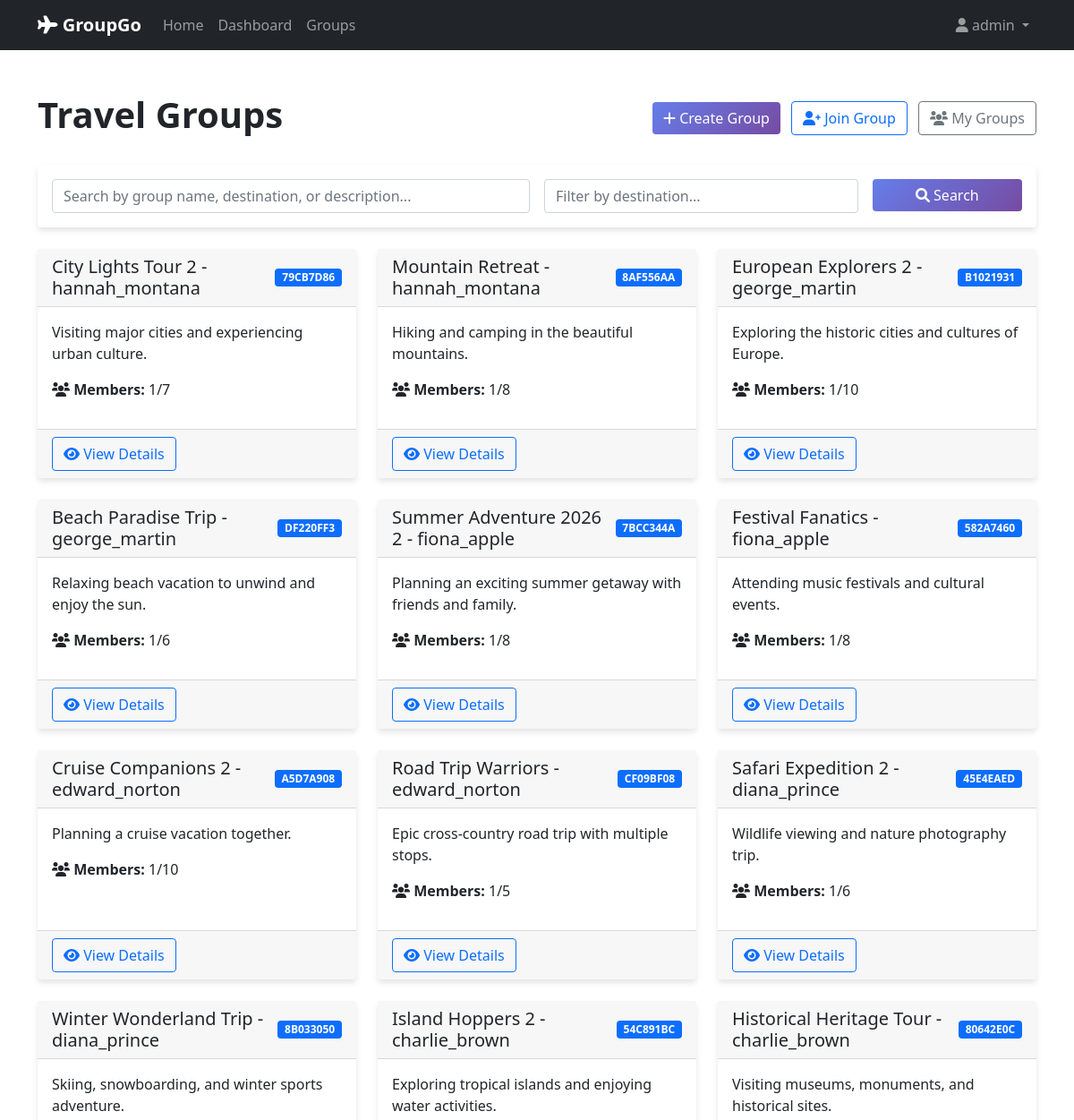
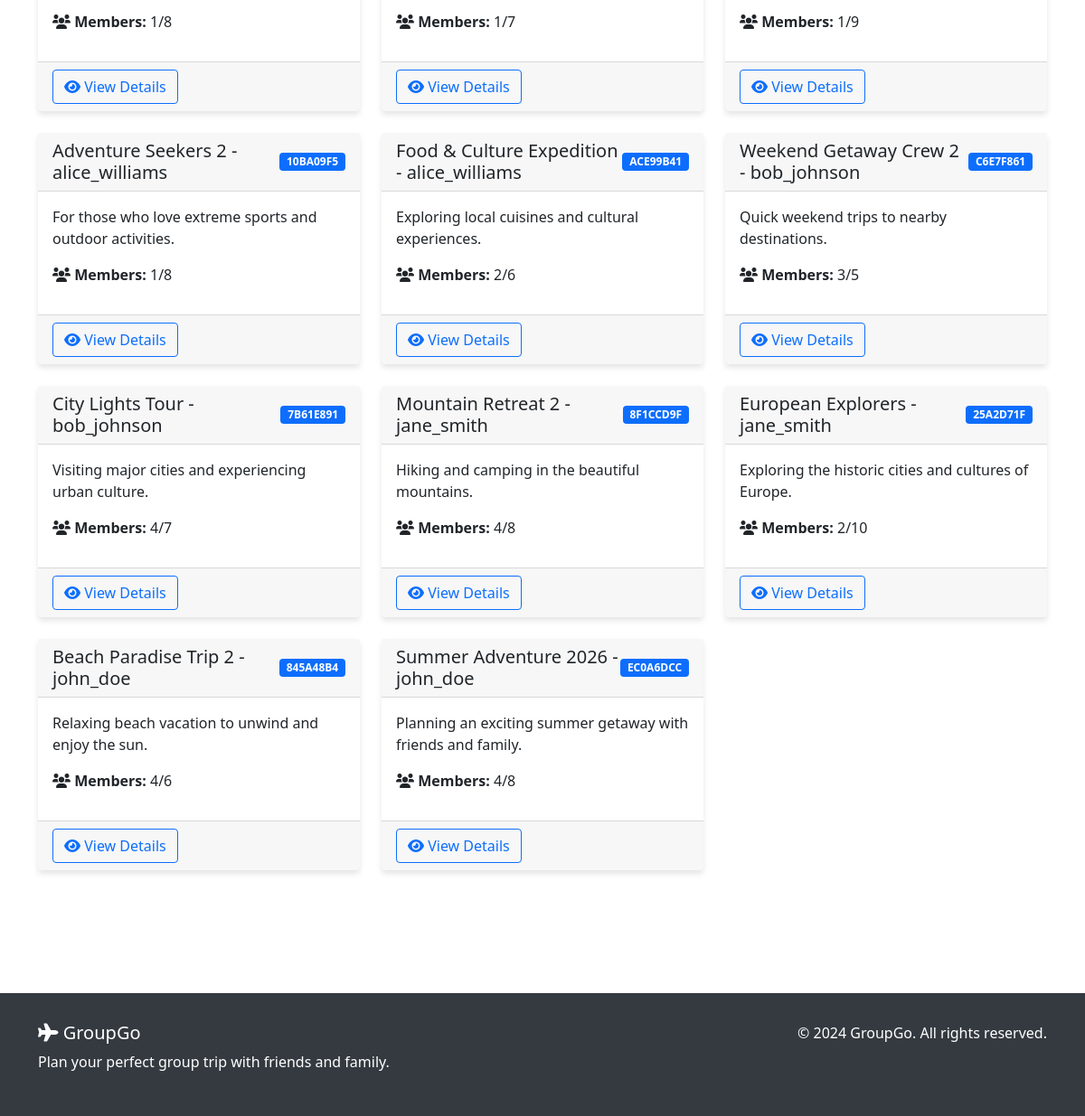
The page /groups/ (signed in) on the database its author committed (2 pictures, top to bottom).
### travel_groups/models.py (models this page shows, shortened)
class TravelGroup(models.Model):
    id = models.UUIDField(primary_key=True, default=uuid.uuid4, editable=False)
    name = models.CharField(max_length=200)
    description = models.TextField(blank=True, null=True)
    photo = models.ImageField(
        upload_to="group_photos/",
        blank=True,
        null=True,
        help_text="Optional group photo",
    )
    password = models.CharField(
        max_length=100, default="", help_text="Password required to join the group"
    )
    created_by = models.ForeignKey(
        User, on_delete=models.CASCADE, related_name="created_groups"
    )
    created_at = models.DateTimeField(auto_now_add=True)
    updated_at = models.DateTimeField(auto_now=True)
    is_active = models.BooleanField(default=True)
    max_members = models.PositiveIntegerField(
        default=10, help_text="Maximum number of members allowed in the group"
    )
    class Meta:
        ordering = ["-created_at"]
        verbose_name = "Travel Group"
        verbose_name_plural = "Travel Groups"
    @property
    def member_count(self):
        return self.members.count()
    @property
    def is_full(self):
        return self.member_count >= self.max_members
    def get_unique_identifier(self):
        return str(self.id).replace("-", "")[:8].upper()

### travel_groups/views.py (the view)
# urls.py: path('', views.group_list, name='group_list'),
@login_required
def group_list(request):
    form = SearchGroupForm(request.GET)
    groups = TravelGroup.objects.filter(is_active=True)
    if form.is_valid():
        search_query = form.cleaned_data.get("search_query")
        destination = form.cleaned_data.get("destination")
        if search_query:
            groups = groups.filter(
                Q(name__icontains=search_query) | Q(description__icontains=search_query)
            )
        if destination:
            pass
    for group in groups:
        group.user_is_member = GroupMember.objects.filter(
            group=group, user=request.user
        ).exists()
    context = {
        "groups": groups,
        "form": form,
    }
    return render(request, "travel_groups/group_list.html", context)

### travel_groups/forms.py
class SearchGroupForm(forms.Form):
    search_query = forms.CharField(
        max_length=200,
        required=False,
        widget=forms.TextInput(attrs={
            'class': 'form-control',
            'placeholder': 'Search by group name, destination, or description...'
        })
    )
    destination = forms.CharField(
        max_length=200,
        required=False,
        widget=forms.TextInput(attrs={
            'class': 'form-control',
            'placeholder': 'Filter by destination...'
        })
    )

### travel_groups/templates/travel_groups/group_list.html (shortened to what this page needs)
{% extends "base.html" %}
{% load static %}
{% block content %}
<div class="container py-5">
    <div class="row">
        <div class="col-12">
            <div class="d-flex justify-content-between align-items-center mb-4">
                <h1 class="fw-bold">Travel Groups</h1>
                <div>
                    <a href="{% url 'travel_groups:create_group' %}" class="btn btn-primary me-2">
                        <i class="fas fa-plus"></i> Create Group
                    </a>
                    <a href="{% url 'travel_groups:join_group' %}" class="btn btn-outline-primary me-2">
                        <i class="fas fa-user-plus"></i> Join Group
                    </a>
                    <a href="{% url 'travel_groups:my_groups' %}" class="btn btn-outline-secondary">
                        <i class="fas fa-users"></i> My Groups
                    </a>
                </div>
            </div>
        </div>
    </div>
    <div class="row mb-4">
        <div class="col-12">
            <div class="card">
                <div class="card-body">
                    <form method="get" class="row g-3">
                        <div class="col-md-6">
                            {{ form.search_query }}
                        </div>
                        <div class="col-md-4">
                            {{ form.destination }}
                        </div>
                        <div class="col-md-2">
                            <button type="submit" class="btn btn-primary w-100">
                                <i class="fas fa-search"></i> Search
                            </button>
                        </div>
                    </form>
                </div>
            </div>
        </div>
    </div>
    <div class="row">
        {% for group in groups %}
        <div class="col-md-6 col-lg-4 mb-4">
            <div class="card h-100">
                <div class="card-header d-flex justify-content-between align-items-center">
                    <h5 class="mb-0">{{ group.name }}</h5>
                    <span class="badge bg-primary">{{ group.get_unique_identifier }}</span>
                </div>
                <div class="card-body">
                    <p class="card-text">{{ group.description|truncatewords:20 }}</p>
                    <div class="mb-3">
                        <strong><i class="fas fa-users"></i> Members:</strong>
                        {{ group.member_count }}/{{ group.max_members }}
                    </div>
                </div>
                <div class="card-footer">
                    <a href="{% url 'travel_groups:group_detail' group.id %}" class="btn btn-outline-primary">
                        <i class="fas fa-eye"></i> View Details
                    </a>
                </div>
            </div>
        </div>
        {% endfor %}
    </div>
</div>
{% endblock %}

### templates/base.html (shortened to what this page needs)
<!DOCTYPE html>
<html lang="en">
<head>
    {% load static %}
    <link href="https://cdn.jsdelivr.net/npm/bootstrap@5.1.3/dist/css/bootstrap.min.css" rel="stylesheet">
    <link href="https://cdnjs.cloudflare.com/ajax/libs/font-awesome/6.0.0/css/all.min.css" rel="stylesheet">
</head>
<body>
    <nav class="navbar navbar-expand-lg navbar-dark bg-dark">
        <div class="container">
            <a class="navbar-brand" href="{% url 'accounts:home' %}">
                <i class="fas fa-plane"></i> GroupGo
            </a>
            <div class="collapse navbar-collapse" id="navbarNav">
                <ul class="navbar-nav me-auto">
                    <li class="nav-item">
                        <a class="nav-link" href="{% url 'accounts:home' %}">Home</a>
                    </li>
                    {% if user.is_authenticated %}
                        <li class="nav-item">
                            <a class="nav-link" href="{% url 'accounts:dashboard' %}">Dashboard</a>
                        </li>
                        <li class="nav-item">
                            <a class="nav-link" href="{% url 'travel_groups:group_list' %}">Groups</a>
                        </li>
                    {% endif %}
                </ul>
                <ul class="navbar-nav">
                    {% if user.is_authenticated %}
                        <li class="nav-item dropdown">
                            <a class="nav-link dropdown-toggle" href="#" id="navbarDropdown" role="button" data-bs-toggle="dropdown">
                                <i class="fas fa-user"></i> {{ user.first_name|default:user.username }}
                            </a>
                        </li>
                    {% endif %}
                </ul>
            </div>
        </div>
    </nav>
    <main>
        {% block content %}{% endblock %}
    </main>
    <footer>
        <div class="container">
            <div class="row">
                <div class="col-md-6">
                    <h5><i class="fas fa-plane"></i> GroupGo</h5>
                    <p>Plan your perfect group trip with friends and family.</p>
                </div>
                <div class="col-md-6 text-md-end">
                    <p>&copy; 2024 GroupGo. All rights reserved.</p>
                </div>
            </div>
        </div>
    </footer>
</body>
</html>

### templates/base.html (style rules this page uses)
.navbar-brand { font-weight: bold; }
.card { border: none; box-shadow: 0 4px 6px rgba(0, 0, 0, 0.1); transition: transform 0.3s ease; }
.btn-primary { background: linear-gradient(135deg, #667eea 0%, #764ba2 100%); border: none; }
footer { background-color: #343a40; color: white; padding: 2rem 0; margin-top: 4rem; }

### rows shown on the page
TravelGroup: name "City Lights Tour 2 - hannah_montana", get_unique_identifier "79CB7D86", description "Visiting major cities and experiencing urban culture.", member_count "1", max_members "7"
TravelGroup: name "Mountain Retreat - hannah_montana", get_unique_identifier "8AF556AA", description "Hiking and camping in the beautiful mountains.", member_count "1", max_members "8"
TravelGroup: name "European Explorers 2 - george_martin", get_unique_identifier "B1021931", description "Exploring the historic cities and cultures of Europe.", member_count "1", max_members "10"
TravelGroup: name "Beach Paradise Trip - george_martin", get_unique_identifier "DF220FF3", description "Relaxing beach vacation to unwind and enjoy the sun.", member_count "1", max_members "6"
TravelGroup: name "Summer Adventure 2026 2 - fiona_apple", get_unique_identifier "7BCC344A", description "Planning an exciting summer getaway with friends and family.", member_count "1", max_members "8"
TravelGroup: name "Festival Fanatics - fiona_apple", get_unique_identifier "582A7460", description "Attending music festivals and cultural events.", member_count "1", max_members "8"
TravelGroup: name "Cruise Companions 2 - edward_norton", get_unique_identifier "A5D7A908", description "Planning a cruise vacation together.", member_count "1", max_members "10"
TravelGroup: name "Road Trip Warriors - edward_norton", get_unique_identifier "CF09BF08", description "Epic cross-country road trip with multiple stops.", member_count "1", max_members "5"
TravelGroup: name "Safari Expedition 2 - diana_prince", get_unique_identifier "45E4EAED", description "Wildlife viewing and nature photography trip.", member_count "1", max_members "6"
TravelGroup: name "Winter Wonderland Trip - diana_prince", get_unique_identifier "8B033050", description "Skiing, snowboarding, and winter sports adventure.", member_count "1", max_members "8"
TravelGroup: name "Island Hoppers 2 - charlie_brown", get_unique_identifier "54C891BC", description "Exploring tropical islands and enjoying water activities.", member_count "1", max_members "7"
TravelGroup: name "Historical Heritage Tour - charlie_brown", get_unique_identifier "80642E0C", description "Visiting museums, monuments, and historical sites.", member_count "1", max_members "9"
TravelGroup: name "Adventure Seekers 2 - alice_williams", get_unique_identifier "10BA09F5", description "For those who love extreme sports and outdoor activities.", member_count "1", max_members "8"
TravelGroup: name "Food & Culture Expedition - alice_williams", get_unique_identifier "ACE99B41", description "Exploring local cuisines and cultural experiences.", member_count "2", max_members "6"
TravelGroup: name "Weekend Getaway Crew 2 - bob_johnson", get_unique_identifier "C6E7F861", description "Quick weekend trips to nearby destinations.", member_count "3", max_members "5"
TravelGroup: name "City Lights Tour - bob_johnson", get_unique_identifier "7B61E891", description "Visiting major cities and experiencing urban culture.", member_count "4", max_members "7"
TravelGroup: name "Mountain Retreat 2 - jane_smith", get_unique_identifier "8F1CCD9F", description "Hiking and camping in the beautiful mountains.", member_count "4", max_members "8"
TravelGroup: name "European Explorers - jane_smith", get_unique_identifier "25A2D71F", description "Exploring the historic cities and cultures of Europe.", member_count "2", max_members "10"
TravelGroup: name "Beach Paradise Trip 2 - john_doe", get_unique_identifier "845A48B4", description "Relaxing beach vacation to unwind and enjoy the sun.", member_count "4", max_members "6"
TravelGroup: name "Summer Adventure 2026 - john_doe", get_unique_identifier "EC0A6DCC", description "Planning an exciting summer getaway with friends and family.", member_count "4", max_members "8"

### other values the page prints
{{ user.first_name|default:user.username }} "admin"
